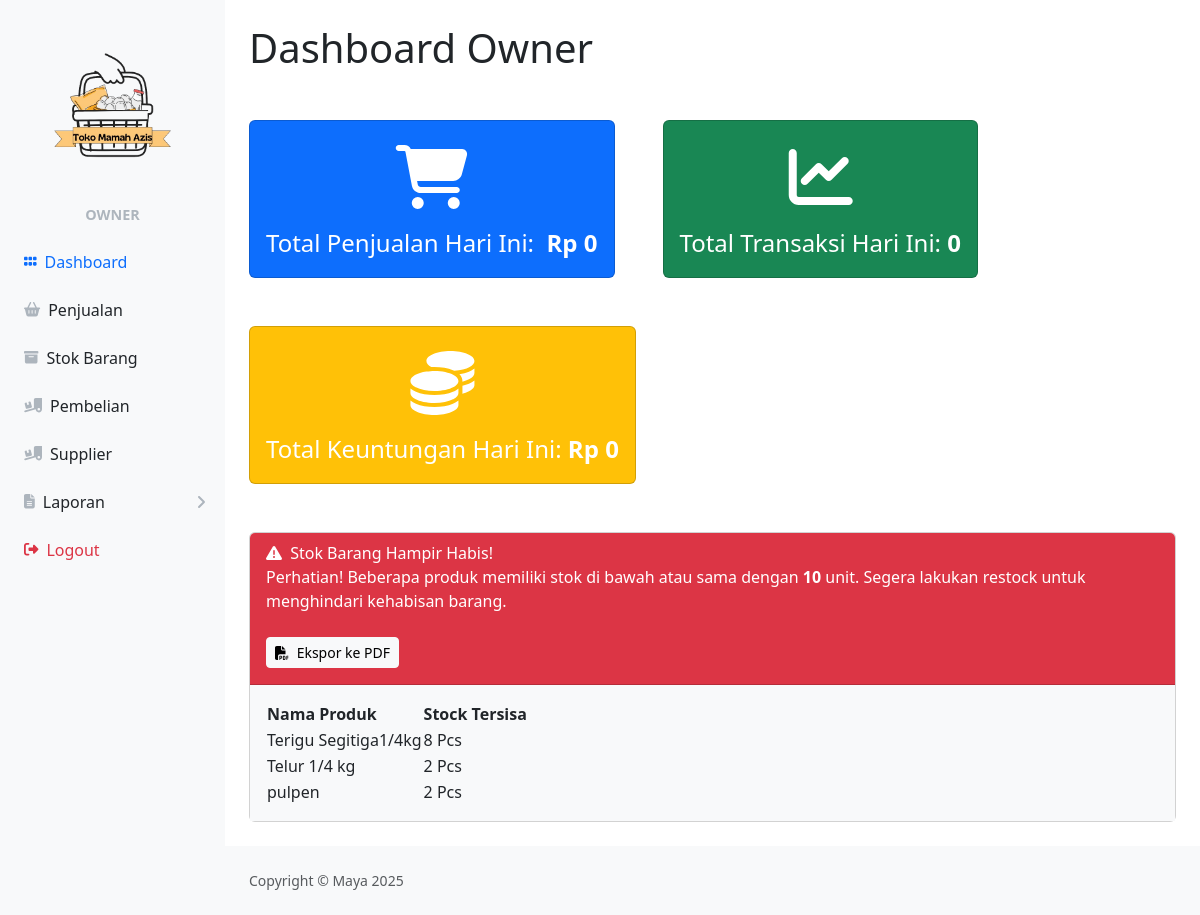
The page /owner/index_owner.php (signed in) on the database its author committed.
### tables this page shows
CREATE TABLE `produk` (
  `idproduk` int(11) NOT NULL,
  `namaproduk` varchar(20) NOT NULL,
  `hargajual` int(11) NOT NULL,
  `hargamodal` int(11) NOT NULL,
  `isi_pcs_per_ctn` int(11) NOT NULL,
  `stock` int(11) NOT NULL,
  `updated_at` datetime DEFAULT current_timestamp() ON UPDATE current_timestamp(),
  `satuan` varchar(20) NOT NULL DEFAULT 'Pcs'
);

### owner/index_owner.php (the view, shortened to what this page needs)
<?php
require '../ceklogin.php';
$roleName = "";
if (isset($_SESSION['role']) && $_SESSION['role'] === 'owner' && isset($_SESSION['username_owner'])) {
    $roleName = "Owner";
}
?>
<!DOCTYPE html>
<html lang="en">
<head>
    <title>Owner - Toko Mamah Azis </title> <link href="https://cdn.jsdelivr.net/npm/simple-datatables@7.1.2/dist/style.min.css" rel="stylesheet" />
    <link href="../css/styles.css" rel="stylesheet" />
    <link href="https://cdn.jsdelivr.net/npm/bootstrap@5.3.3/dist/css/bootstrap.min.css" rel="stylesheet">
</head>
<body>
<div id="layoutSidenav">
    <div id="layoutSidenav_nav">
        <nav class="sb-sidenav accordion sb-sidenav-light" id="sidenavAccordion">
            <div class="sb-sidenav-menu">
                <div class="nav">
                    <div class="sb-sidenav-menu-heading" style="margin-bottom: 4px; ">
                        <img src="../img/logo.png" alt="Logo" style="width: 160px;"></i>
                    </div>
                    <div class="sb-sidenav-menu-heading pt- text-center" style="padding-top: 0; margin-top: 0;">
                        <strong style="font-size: 1.2em;"><?php echo $roleName ?></strong>
                    </div>
                        <?php
                            $current_page = basename($_SERVER['PHP_SELF']);
                            $report_pages = ['laporan_owner.php', 'laporan_produk_owner.php'];
                            $is_report_active = in_array($current_page, $report_pages);
                        ?>
                        <a class="nav-link w-100 text-start ps-4 <?= ($current_page == 'index_owner.php') ? 'active' : '' ?>" href="index_owner.php">
                            <div class="sb-nav-link-icon"><i class="fas fa-grip-horizontal"></i></div>
                            Dashboard
                        </a>
                        <a class="nav-link w-100 text-start ps-4 <?= ($current_page == 'penjualan_owner.php') ? 'active' : '' ?>" href="penjualan_owner.php">
                            <div class="sb-nav-link-icon"><i class="fas fa-shopping-basket"></i></div>
                            Penjualan
                        </a>
                        <a class="nav-link w-100 text-start ps-4<?= ($current_page == 'stock_owner.php') ? 'active' : '' ?>" href="stock_owner.php">
                            <div class="sb-nav-link-icon"><i class="fas fa-archive"></i></div>
                            Stok Barang
                        </a>
                        <a class="nav-link w-100 text-start ps-4 <?= ($current_page == 'pembelian_owner.php') ? 'active' : '' ?>" href="pembelian_owner.php">
                            <div class="sb-nav-link-icon"><i class="fas fa-truck-loading"></i></div>
                            Pembelian
                        </a>
                        <a class="nav-link w-100 text-start ps-4 <?= ($current_page == 'supplier_owner.php') ? 'active' : '' ?>" href="supplier_owner.php">
                            <div class="sb-nav-link-icon"><i class="fas fa-truck-loading"></i></div>
                            Supplier
                        </a>
                        <a class="nav-link collapsed w-100 text-start ps-4 <?= $is_report_active ? 'active' : '' ?>"
                                href="#"
                                data-bs-toggle="collapse"
                                data-bs-target="#collapseLaporan"
                                aria-expanded="<?= $is_report_active ? 'true' : 'false' ?>"
                                aria-controls="collapseLaporan">
                                <div class="sb-nav-link-icon"><i class="fa-solid fa-file-lines"></i></div>
                                Laporan
                                <div class="sb-sidenav-collapse-arrow"><i class="fas fa-angle-down"></i></div>
                            </a>
                        <a class="nav-link w-100 text-start ps-4 text-danger" href="../logout.php">
                            <div class="sb-nav-link-icon"><i class="fas fa-sign-out-alt text-danger"></i></div>
                            Logout
                        </a>
                </div>
            </div>
        </nav>
    </div>
    <div id="layoutSidenav_content">
        <main>
            <div class="container-fluid px-4">
                <h1 class="mt-4 mb-5">Dashboard Owner</h1> <?php
                $tanggalHariIni = date('Y-m-d');
                $sql = "
                    SELECT SUM(dp.jumlah * p.hargajual) AS total_hari_ini
                    FROM penjualan ps
                    JOIN detailpenjualan dp ON ps.idpenjualan = dp.idpenjualan
                    JOIN produk p ON dp.idproduk = p.idproduk
                    WHERE DATE(ps.tanggal) = ?
                ";
                $stmt = $c->prepare($sql);
                $stmt->bind_param("s", $tanggalHariIni);
                $stmt->execute();
                $result = $stmt->get_result();
                $row = $result->fetch_assoc();
                $totalHariIni = $row['total_hari_ini'] ?? 0;
                $h1 = "Rp " . number_format($totalHariIni, 0, ',', '.');
                ?>
                <?php
                $sql = "SELECT COUNT(*) AS total_transaksi FROM penjualan WHERE DATE(tanggal) = ?";
                $stmt = $c->prepare($sql);
                $stmt->bind_param("s", $tanggalHariIni);
                $stmt->execute();
                $result = $stmt->get_result();
                $row = $result->fetch_assoc();
                $h2 = $row['total_transaksi'] ?? 0;
                ?>
                <?php
                $totalKeuntungan = 0;
                $h3 = "Rp " . number_format($totalKeuntungan, 0, ',', '.');
                ?>
                <div class="d-flex flex-wrap gap-5">
                    <div class="card bg-primary text-white" style="min-width: 340px;">
                        <i class="fas fa-shopping-cart mt-4" style="font-size: 4rem;"></i>
                        <div class="card-body" style="font-size: 1.5rem;">Total Penjualan Hari Ini:  <strong><?= $h1; ?></strong></div>
                    </div>
                    <div class="card bg-success text-white" style="min-width: 300px;">
                        <i class="fas fa-chart-line mt-4" style="font-size: 4rem;"></i>
                        <div class="card-body" style="font-size: 1.5rem;">Total Transaksi Hari Ini: <strong><?= $h2; ?></strong></div>
                    </div>
                    <div class="card bg-warning text-white" style="min-width: 340px;">
                        <i class="fas fa-coins mt-4" style="font-size: 4rem;"></i>
                        <div class="card-body" style="font-size: 1.5rem;">Total Keuntungan Hari Ini: <strong><?= $h3; ?></strong></div>
                    </div>
                </div>
                <br> <br>
                <?php
                $batas_stok_minimum = 10;
                $sql_stok_habis = "SELECT namaproduk, stock, isi_pcs_per_ctn FROM produk WHERE stock <= ? ORDER BY stock ASC";
                $stmt_stok_habis = $c->prepare($sql_stok_habis);
                $stmt_stok_habis->bind_param("i", $batas_stok_minimum);
                $stmt_stok_habis->execute();
                $result_stok_habis = $stmt_stok_habis->get_result();
                if ($result_stok_habis->num_rows > 0) {
                ?>
                    <div class="card mb-4  text-white" style="max-width: 1100px;">
                        <div class="card-header bg-danger">
                            <i class="fas fa-exclamation-triangle me-1"></i>
                            Stok Barang Hampir Habis!
                            <p>Perhatian! Beberapa produk memiliki stok di bawah atau sama dengan <strong><?= $batas_stok_minimum; ?></strong> unit. Segera lakukan restock untuk menghindari kehabisan barang.</p>
                            <a href="ekspor_stok_owner.php" target="_blank" class="btn btn-sm btn-light mt-2 mb-2">
                                <i class="fas fa-file-pdf me-1"></i> Ekspor ke PDF
                            </a>
                        </div>
                        <div class="card-body bg-light">
                            <div class="table-responsive">
                                <table id="datatablesSimple" class="text-dark">
                                    <thead>
                                        <tr>
                                            <th>Nama Produk</th>
                                            <th> Stock Tersisa</th>
                                        </tr>
                                    </thead>
                                    <tbody>
                                        <?php
                                        while ($row_stok = $result_stok_habis->fetch_assoc()) {
                                            $stock_in_pcs = $row_stok['stock'];
                                            $isi_pcs_per_ctn = $row_stok['isi_pcs_per_ctn'];
                                            $remaining_pcs = $stock_in_pcs;
                                            if ($isi_pcs_per_ctn > 0) {
                                                $remaining_pcs = $stock_in_pcs % $isi_pcs_per_ctn;
                                            }
                                            echo "<tr>";
                                            echo "<td>" . htmlspecialchars($row_stok['namaproduk']) . "</td>";
                                            echo "<td>" . $remaining_pcs . " Pcs</td>";
                                            echo "</tr>";
                                        }
                                        ?>
                                    </tbody>
                                </table>
                            </div>
                        </div>
                    </div>
                <?php
                }
                ?>
            </div>
        </main>
        <footer class="py-4 bg-light mt-auto">
            <div class="container-fluid px-4">
                <div class="d-flex align-items-center justify-content-between small">
                    <div class="text-muted">Copyright &copy; Maya 2025</div>
                </div>
            </div>
        </footer>
    </div>
</div>
</body>
</html>

### rows shown on the page
produk: namaproduk "Terigu Segitiga1/4kg", stock "8"
produk: namaproduk "Telur 1/4 kg", remaining_pcs "2"
produk: namaproduk "pulpen", remaining_pcs "2"

### other values the page prints
$roleName "OWNER"
$h1 "Rp 0"
$h2 "0"
$h3 "Rp 0"
$batas_stok_minimum "10"
